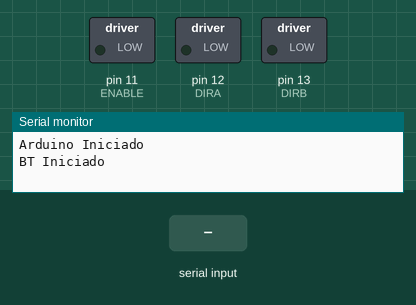
Simulated run of this sketch. Board: Arduino Mega 2560, built with avr-gcc and run on an emulated ATmega2560. Parts: switched loads named in the sketch (green lamp = pin HIGH), the last lines printed to the serial monitor. Inputs (shaded band) come from the test bench.

Above: at 1.2 s.
1.3 s: "S" received over the second serial link
At 2.4 s:
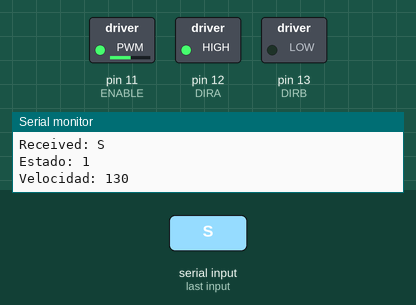
2.8 s: "d" received over the second serial link
At 3.5 s:
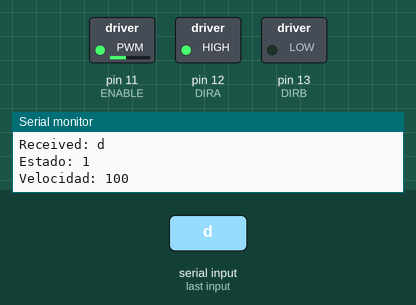
4.3 s: "S" received over the second serial link
At 4.7 s:
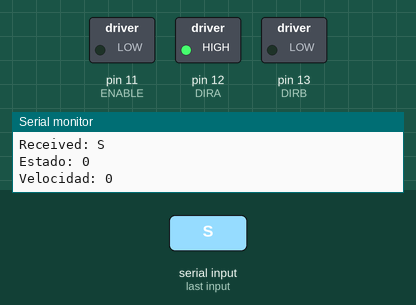
Timing chart, 0 to 7.3 s (numbered marks = the images above; inputs shaded):
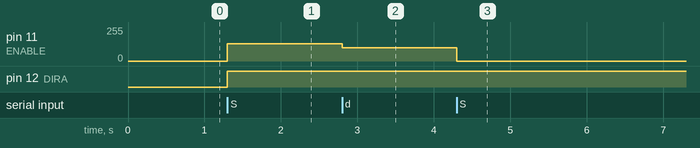

The sketch:

motor2.ino
```cpp
//www.elegoo.com
//2018.10.25

#include <SoftwareSerial.h>
char DATO;
//int LEDROJO = 3;
//int LEDVERDE = 2;

//variable - Motor
int ENABLE = 11;
int DIRA = 12;
int DIRB = 13;
int speedMotor = 0 ;
int stateMotor = 0 ;

/*
 * Initialize the serial port.
 */
void setup() {

  Serial.begin(38400);
  Serial.println("Arduino Iniciado");
  Serial2.begin(9600);
  Serial.println("BT Iniciado");
  //pinMode(LEDROJO, OUTPUT);
  //pinMode(LEDVERDE, OUTPUT);
  pinMode(ENABLE,OUTPUT);
  pinMode(DIRA,OUTPUT);
  pinMode(DIRB,OUTPUT);
}


void loop( )
{
  // Bluetooth
  if (Serial2.available()) {
    Serial.print("Received: ");
    DATO = Serial2.read();
    //Serial.println("DATO: ");
    Serial.println(DATO);
    switch (DATO) {
      // Iniciar arduino con boton start
      case 'S':
      digitalWrite(DIRA,HIGH); //counter-clock-wise
      digitalWrite(DIRB,LOW);
      if (stateMotor == 0){
        stateMotor = 1;
        speedMotor=130; //no se puede poner mas baja porque el motor no gira
        analogWrite(ENABLE,speedMotor);
      }
      else{
        stateMotor=0;
        speedMotor=0;
        analogWrite(ENABLE,speedMotor);
      }
      break;
      // aumentar velociadad del motor
      case 'u':
      if (stateMotor == 1)
      {
        speedMotor+= 30;
        if (-255 < speedMotor < 0){
          digitalWrite(ENABLE,LOW);
          delay(2000);

          digitalWrite(DIRA,LOW); //clock-wise
          digitalWrite(DIRB,HIGH);
        }
        else
        {
          if (speedMotor >= 255 ){
            speedMotor = 255;
          }
          //digitalWrite(ENABLE,LOW);
          //delay(2000);

          digitalWrite(DIRA,HIGH); //counter-clock-wise
          digitalWrite(DIRB,LOW);
        }
        analogWrite(ENABLE,speedMotor);
      }
      break;

      case 'd':
      if (stateMotor == 1){
        speedMotor-= 30;
        if (speedMotor <= -255 ){
          speedMotor = -255;
        }
        //digitalWrite(ENABLE,LOW);
        //delay(2000);
        //digitalWrite(DIRA,LOW); //counter-clock-wise
        //digitalWrite(DIRB,HIGH);
        if (-255 < speedMotor < 0){
          digitalWrite(ENABLE,LOW);
          delay(2000);

          digitalWrite(DIRA,LOW); //clock-wise
          digitalWrite(DIRB,HIGH);
        }
        analogWrite(ENABLE,speedMotor);
      }
      break;
    }

    Serial.print("Estado: ");
    Serial.println(stateMotor);
    Serial.print("Velocidad: ");
    Serial.println(speedMotor);

    }
}
```

Measured:
- after the input at 1.3 s, pin 11 (ENABLE): 0/255 → 130/255 at once; pin 12 (DIRA): LOW → HIGH at once
- after the input at 2.8 s, pin 11 (ENABLE): 130/255 → 100/255 at once
- after the input at 4.3 s, pin 11 (ENABLE): 100/255 → 0/255 at once
